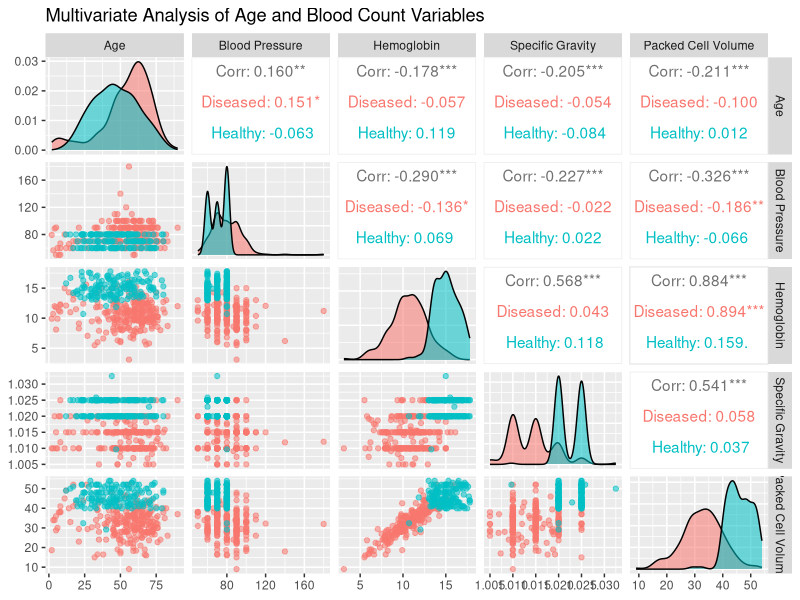
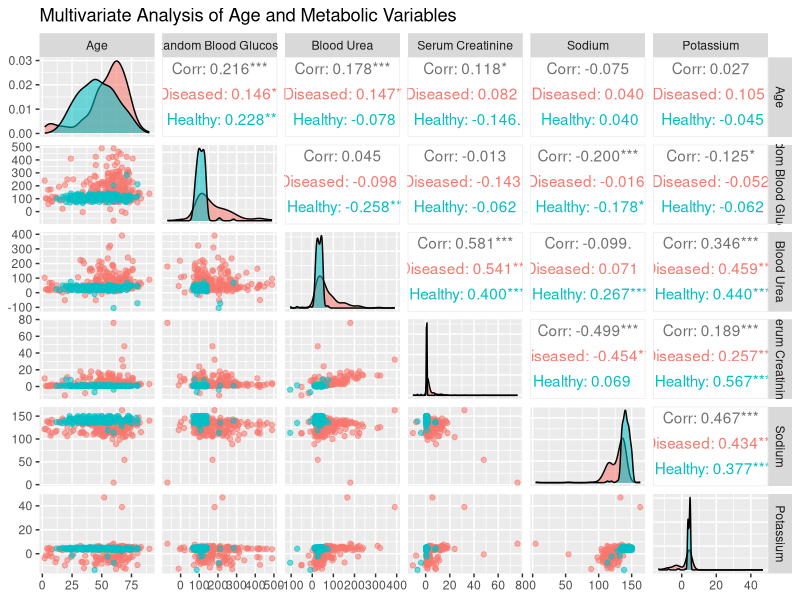
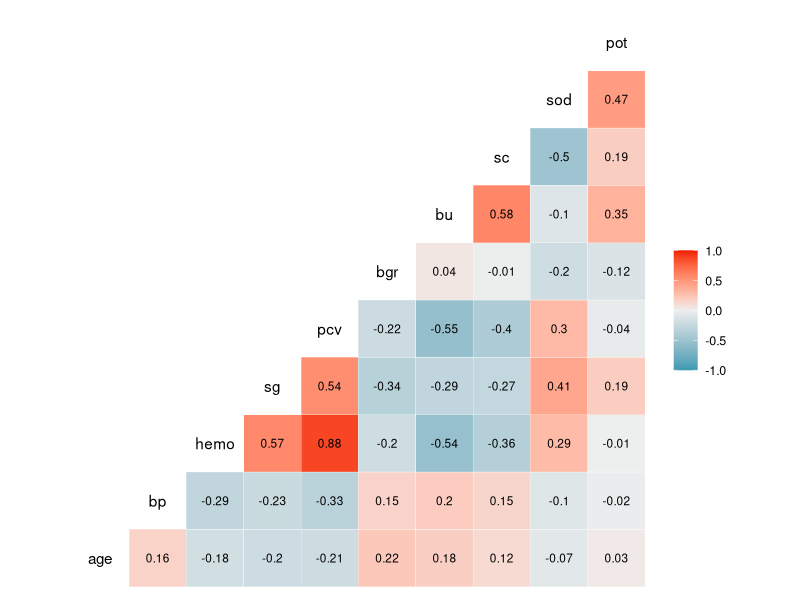
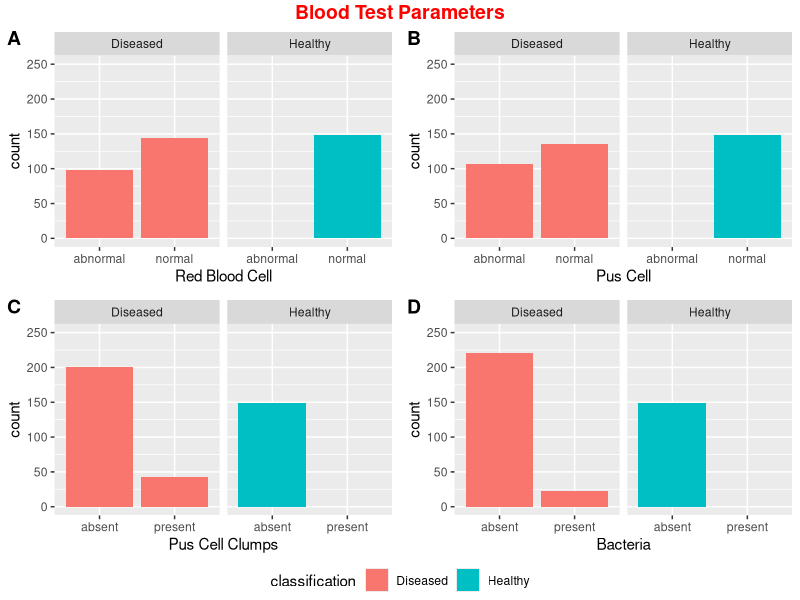
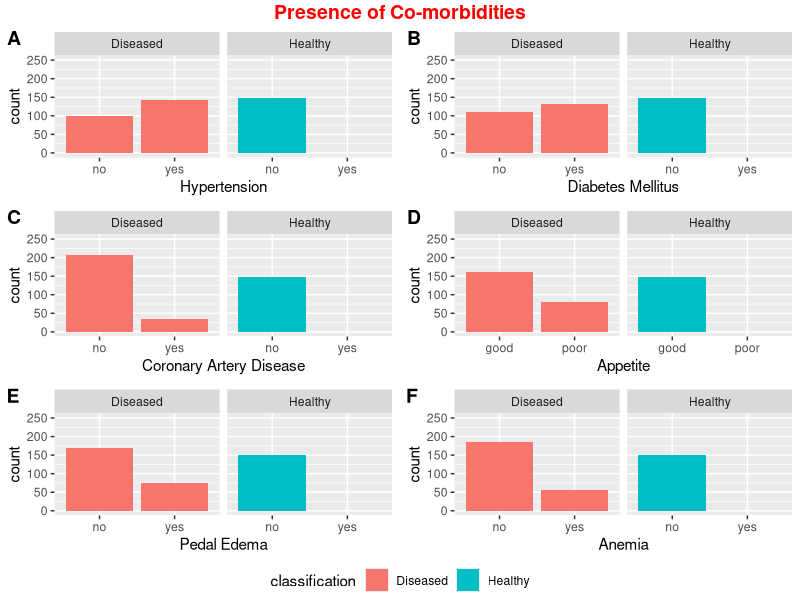
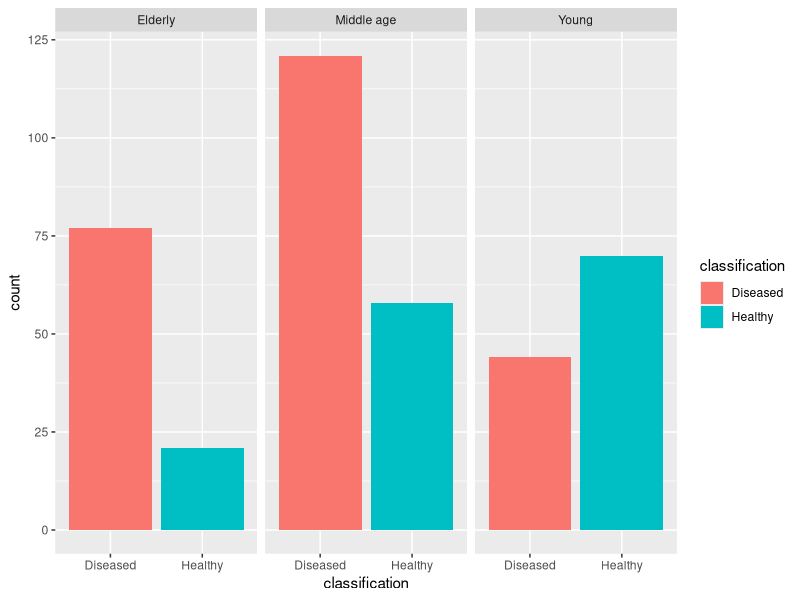

The R source for these figures, in order:
## == Data Import ==

# Load the necessary packages
library(tidyverse)
library(ggplot2)
library(ggpubr)
library(GGally)

# Set working directory
setwd(" ")

# Clear the global environment
rm(list = ls())

# Import data
data <- read_csv("ImputedData.csv")


## == Data Pre-processing ==

# Taking a look at the data:
str(data) ; summary(data)

# Changing some variable values for the plots later
data$pcc <- ifelse(data$pcc == "notpresent", "absent", "present")
data$ba <- ifelse(data$ba == "notpresent", "absent", "present")

# Type coercion to factor
data[, c('rbc', 'pc', 'pcc', 'ba')] <- lapply(data[, c('rbc', 'pc', 'pcc', 'ba')], FUN = as.factor)
data[, c('htn', 'dm', 'cad', 'appet', 'pe', 'ane')] <- lapply(data[, c('htn', 'dm', 'cad', 'appet', 'pe', 'ane')], FUN = as.factor)
data$classification <- factor(data$classification, levels = c("ckd", "notckd"), labels = c("Diseased", "Healthy"))

# Check structure of data
str(data)


## == Exploratory Data Analysis ==

# The numerical variables have to be split and plotted separately to avoid cluttering the graphs.
# Since all of them belong to parameters in a blood test, it is difficult to separate them.
# Nonetheless, I have split them by the full blood count metrics and metabolic panel metrics.
# wc and rc have been removed

bloods <- data[, c('age', 'bp', 'hemo', 'sg', 'pcv')]
metabolics <- data[, c('age', 'bgr', 'bu', 'sc', 'sod', 'pot')]

# Using GGally package to plot scatterplot correlogram
ggpairs(bloods,
        mapping = aes(color = data$classification, alpha = 0.5),
        title = "Multivariate Analysis of Age and Blood Count Variables",
        upper = list(continuous = wrap("cor", method = "pearson", use = "complete.obs")),
        lower = list(continuous = "points"),
        diag = list(continuous = "densityDiag"),
        axisLabels = "show",
        columnLabels = c("Age", "Blood Pressure", "Hemoglobin", "Specific Gravity", "Packed Cell Volume"))

ggpairs(metabolics,
        mapping = aes(color = data$classification, alpha = 0.5),
        title = "Multivariate Analysis of Age and Metabolic Variables",
        upper = list(continuous = wrap("cor", method = "pearson", use = "complete.obs")),
        lower = list(continuous = "points"),
        diag = list(continuous = "densityDiag"),
        axisLabels = "show",
        columnLabels = c("Age", "Random Blood Glucose", "Blood Urea", "Serum Creatinine", "Sodium", "Potassium"))

# Alternatively, if a correlation plot works better:
num_var <- data[, c('age', 'bp', 'hemo', 'sg', 'pcv', 'bgr', 'bu', 'sc', 'sod', 'pot')]
ggcorr(data = NULL, cor_matrix = cor(num_var, use = "complete.obs", method = "pearson"),
       label = TRUE, label_round = 2, label_color = "black", label_size = 3,
       palette = "RdBu")

# hemo / pcv, hemo / sg, and hemo / bu are highly correlated
# if we use hemo or pcv in our model, then we shouldn't use the other (and vice versa)


# Exploring relationships between dependent variable classification and other categorical variables

# Plot the blood test parameters
# set fixed y-limit so that the scales will not be distorted when plots are arranged

# rbc => marked difference between both groups of individuals (can be used as predictor)
p1 <- ggplot(data, aes(x = rbc)) +
      geom_bar(aes(fill = classification)) +
      facet_wrap(~ classification) +
      ylim(0, 250) +
      labs(x = "Red Blood Cell") +
      theme(legend.position = "none")

# pc => proportion of abnormal to normal pc in diseased and healthy patients looks very similar
p2 <- ggplot(data, aes(x = pc)) +
      geom_bar(aes(fill = classification)) +
      facet_wrap(~ classification) +
      ylim(0, 250) +
      labs(x = "Pus Cell") +
      theme(legend.position = "none")

# pcc => all absent in healthy individuals
p3 <- ggplot(data, aes(x = pcc)) +
      geom_bar(aes(fill = classification)) +
      facet_wrap(~ classification) +
      ylim(0, 250) +
      labs(x = "Pus Cell Clumps") +
      theme(legend.position = "none")

# ba => all absent in healthy individuals
p4 <- ggplot(data, aes(x = ba)) +
      geom_bar(aes(fill = classification)) +
      facet_wrap(~ classification) +
      ylim(0, 250) +
      labs(x = "Bacteria") +
      theme(legend.position = "none")

plot1 <- ggarrange(p1, p2, p3, p4,
                   ncol = 2, nrow = 2,
                   labels = c("A", "B", "C", "D"),
                   common.legend = TRUE, legend = "bottom")

annotate_figure(plot1, top = text_grob("Blood Test Parameters",
                              color = "red", face = "bold", size = 14))

# Plot co-morbities
# htn => all absent in healthy individuals
p5 <- ggplot(data, aes(x = htn)) +
      geom_bar(aes(fill = classification)) +
      facet_wrap(~ classification) +
      ylim(0, 250) +
      labs(x = "Hypertension") +
      theme(legend.position = "none")

# dm => all absent in healthy individuals
p6 <- ggplot(data, aes(x = dm)) +
      geom_bar(aes(fill = classification)) +
      facet_wrap(~ classification) +
      ylim(0, 250) +
      labs(x = "Diabetes Mellitus") +
      theme(legend.position = "none")

# cad => all absent in healthy individuals
p7 <- ggplot(data, aes(x = cad)) +
      geom_bar(aes(fill = classification)) +
      facet_wrap(~ classification) +
      ylim(0, 250) +
      labs(x = "Coronary Artery Disease") +
      theme(legend.position = "none")

# appet => all absent in healthy individuals
p8 <- ggplot(data, aes(x = appet)) +
      geom_bar(aes(fill = classification)) +
      facet_wrap(~ classification) +
      ylim(0, 250) +
      labs(x = "Appetite") +
      theme(legend.position = "none")

# pe => all absent in healthy individuals
p9 <- ggplot(data, aes(x = pe)) +
      geom_bar(aes(fill = classification)) +
      facet_wrap(~ classification) +
      ylim(0, 250) +
      labs(x = "Pedal Edema") +
      theme(legend.position = "none")

# ane => all absent in healthy individuals
p10 <- ggplot(data, aes(x = ane)) +
       geom_bar(aes(fill = classification)) +
       facet_wrap(~ classification) +
       ylim(0, 250) +
       labs(x = "Anemia") +
       theme(legend.position = "none")

plot2 <- ggarrange(p5, p6, p7, p8, p9, p10,
                   ncol = 2, nrow = 3,
                   labels = c("A", "B", "C", "D", "E", "F"),
                   common.legend = TRUE, legend = "bottom")

annotate_figure(plot2, top = text_grob("Presence of Co-morbidities",
                                       color = "red", face = "bold", size = 14))

# I was also wondering if it makes sense to engineer a new feature based on
# age.  I'm thinking that we can perhaps partition our "age" variable into
# three - four categories: young, middle aged, and elderly for instance.
#
# Based off a source I found on the internet, this is what they have to say:
#
# 1) Middle age => 45 - 65 years old (not inclusive on upper end)
# 2) Elderly => 65 and above
# 3) Young => Anybody below 45 (implied)
#
# I don't know how valid this is in the Singaporean context - this is something
# that we might have to look into in the near future.  Nevertheless:
data$agerange <- case_when(data$age < 45 ~ "Young",
                           data$age < 65 ~ "Middle age",
                           data$age >= 65 ~ "Elderly")
data$agerange <- as.factor(data$agerange)

ggplot(data, aes(x = classification)) + geom_bar(aes(fill = classification)) +
  facet_wrap(~agerange)

# I think that this could be helpful in our model.  The younger we get, 
# the lesser amount of people with kidney failure that we have.  

# Otherwise, I think taking what Edsel mentioned in the group chat into account,
# perhaps we wouldn't need to be so thorough after all.

# I suggest create a "base" model to improve on - perhaps using ALL features
# and then trying to improve upon it...

# Hoong Kai and Edsel - see if there's anything else within the data
# that you want to explore!
